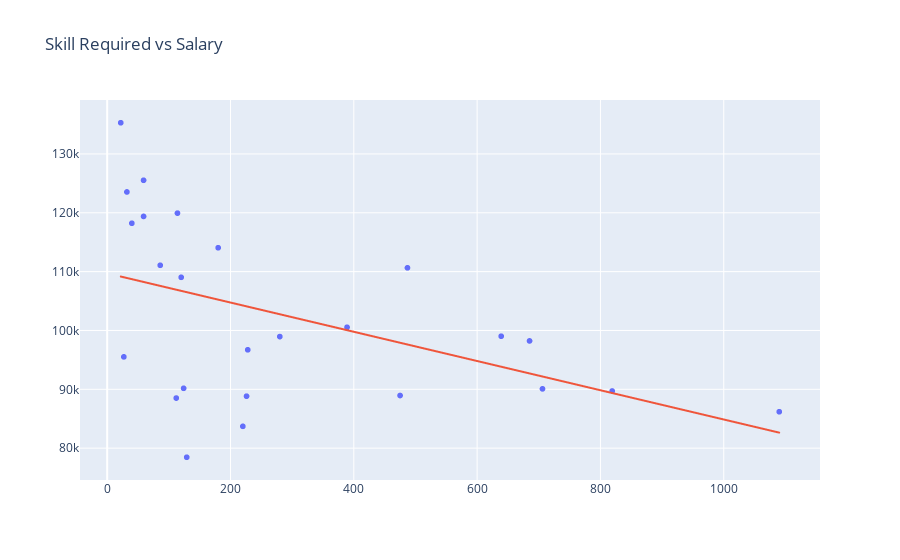

Here is the notebook cell this chart was saved with:
### Code cell
# visualize bar plot with regression line (Skill Required vs Salary)
salary_summary = salary_count.reset_index().merge(salary_mean, on='skill')

p = np.polyfit(salary_summary['salary_count'], salary_summary['salary_mean'], 1)
f = np.polyval(p, salary_summary['salary_count'])

data = [Scattergl(x=salary_summary['salary_count'], y=salary_summary['salary_mean'], mode = 'markers'), Scattergl(x=salary_summary['salary_count'], y=f)]
layout = Layout(title="Skill Required vs Salary", showlegend=False)

fig = Figure(data=data, layout=layout)

plotly.offline.iplot(fig, show_link=False)

### Figure 1 — Plotly figure (JSON) as saved in the notebook; plotly's stock layout.template omitted (floating-point values rounded to 4 significant figures)
{"data": [{"mode": "markers", "type": "scattergl", "x": [22, 27, 32, 40, 59, 59, 86, 112, 114, 120, 124, 129, 180, 220, 226, 228, 280, 389, 475, 487, 639, 685, 706, 819, 1090], "y": [135300.0, 95510.0, 123500.0, 118225, 119400.0, 125500.0, 111100.0, 88510.0, 119900.0, 109000.0, 90170.0, 78450.0, 114100.0, 83700.0, 88830.0, 96710.0, 98960.0, 100500.0, 88950.0, 110600.0, 99020.0, 98220.0, 90070.0, 89710.0, 86180.0]}, {"type": "scattergl", "x": [22, 27, 32, 40, 59, 59, 86, 112, 114, 120, 124, 129, 180, 220, 226, 228, 280, 389, 475, 487, 639, 685, 706, 819, 1090], "y": [109200.0, 109000.0, 108900.0, 108700.0, 108200.0, 108200.0, 107600.0, 106900.0, 106900.0, 106700.0, 106600.0, 106500.0, 105200.0, 104200.0, 104100.0, 104100.0, 102800.0, 100100.0, 97910.0, 97620.0, 93840.0, 92700.0, 92180.0, 89370.0, 82640.0]}], "layout": {"showlegend": false, "title": {"text": "Skill Required vs Salary"}}}
